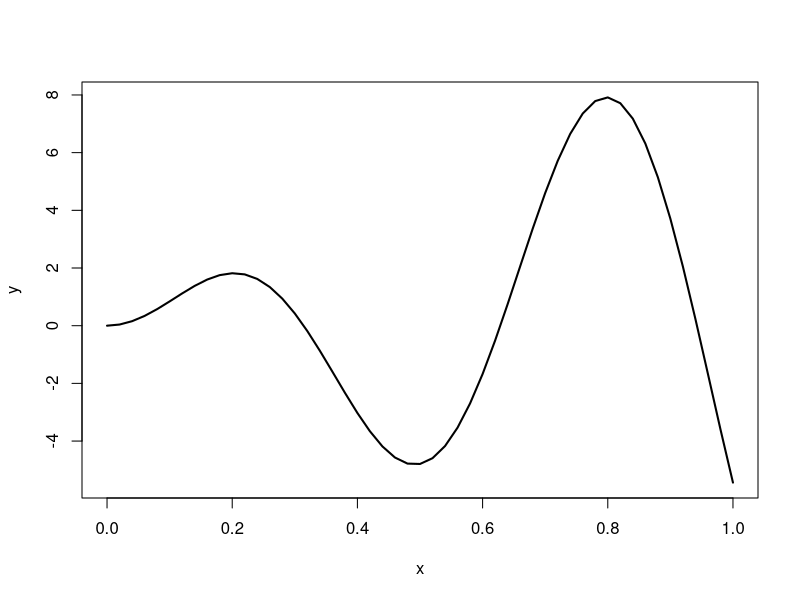
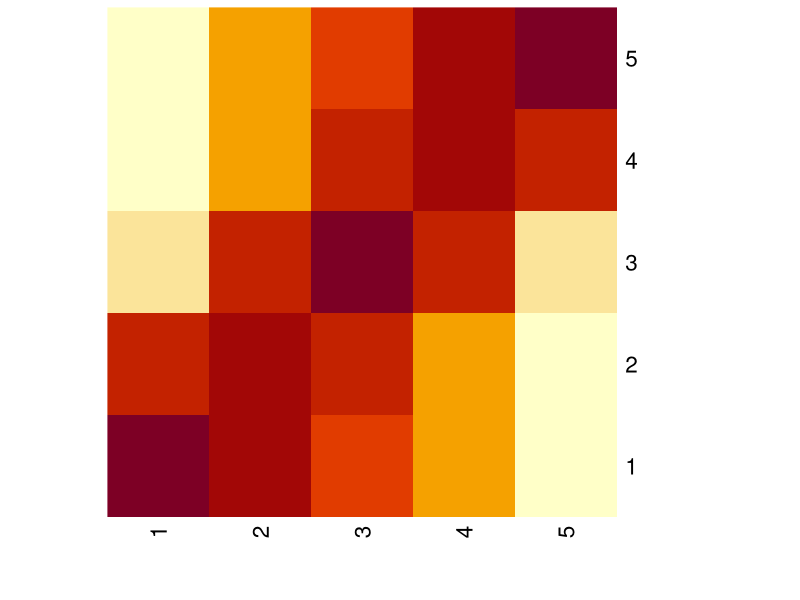
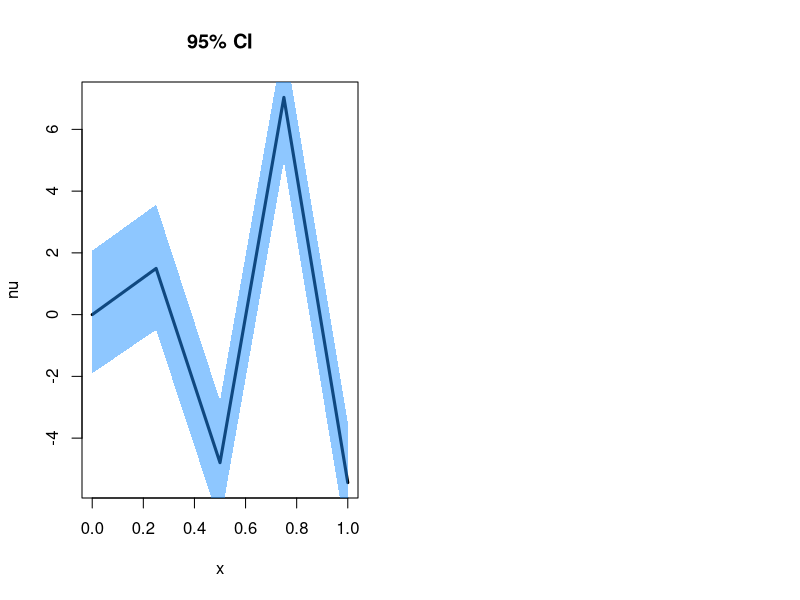

Here is the R script that generated these plots, in order:
## ---- chunk 1
mf <- function(x){
    10 * x * sin(10 * x)
}

x = seq(0, 1, length.out = 51)  # get specified points of x
y = mf(x)
plot(x, y, type = 'l', lwd = 2, cex.axis = 1, cex.lab = 1)
## ---- chunk 2
K <- function(x, xprime, ell = 10) {
    
    # Force it to column matrix
    x = matrix(x)
    xprime = matrix(xprime)
    p= dim(x)[1];    
    n= dim(xprime)[1];

    # Broadcast the matrix
    x = matrix(x, nrow = p, ncol = n)
    xprime = matrix(xprime, nrow = n, ncol = p)

    # Compute the kernel
    xprime = t(xprime)
    return(exp(-abs(x - xprime)^2 / ell))
}

# Generate x and y
m = 11
m=5
x = seq(0, 1, length.out = m)


n = 5
y = seq(0, 1, length.out = n)


# Plot the heatmap without reordering the rows and columns
heatmap(K(x, y), Rowv = NA, Colv = NA)
## ---- chunk 3
# Continuing above codes
n = 5
x = seq(0, 1, length.out = n)

# Compute Mean
nu = mf(x)

# Compute Covariance
S = K(x, x, ell = 1)
jitter = diag(n) * 1e-10 # For numerical stability
A = t(chol(S + jitter))

# Generate Z
nsim = 1000
out = array(NA, dim = c(nsim, n))
for (i in 1:nsim){
    set.seed(i)
    Z = rnorm(n)
    out[i, ] = nu + A %*% Z # One sample
}
## ---- chunk 4
chol(S+jitter)%*%rnorm(n)
## ---- chunk 5
par(mfrow = c(1, 2))
# # Plot 1: Plotting all the simulated paths
# matplot(x, t(out), type = 'l', col = 'dodgerblue', main = 'Simulated Paths')
# lines(x, nu, type = 'l', lwd = 3, col = 'black')

# Plot 2: CI
ub = apply(out, 2, function(x) quantile(x, 0.975))
lb = apply(out, 2, function(x) quantile(x, 0.025))
tp_blue = grDevices::adjustcolor("dodgerblue", alpha.f = 0.5)
plot(x, nu, type = 'l', lwd = 3, col = 'black', main = '95% CI')
polygon(c(x, rev(x)), c(lb, rev(ub)), col = tp_blue, border = NA)
